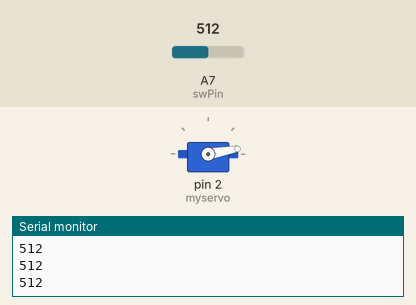
A sketch run on a simulated Arduino Nano, built with avr-gcc and run on an emulated ATmega328P. Parts: servo, the last lines printed to the serial monitor. Inputs (shaded band) come from the test bench; at power-on: A7 (swPin) = 512. Random numbers use the default seed unless the sketch sets one.

Above: at 1.5 s.
1.6 s: A7 (swPin) set to 994
3.3 s: A7 (swPin) set to 1019
At 3.93 s:
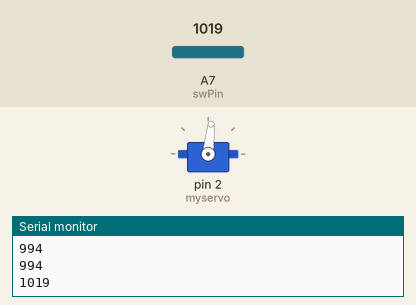
8.9 s: A7 (swPin) set to 990
10.4 s: A7 (swPin) set to 1010
At 12.5 s:
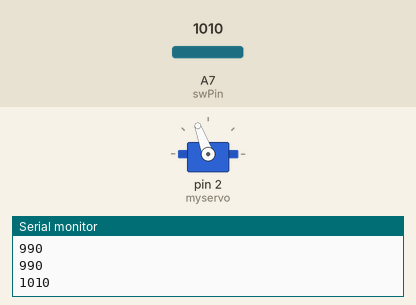
At 15.0 s:
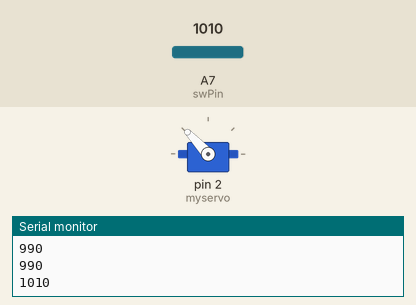
Timing chart, 0 to 24.9 s (numbered marks = the images above; inputs shaded):
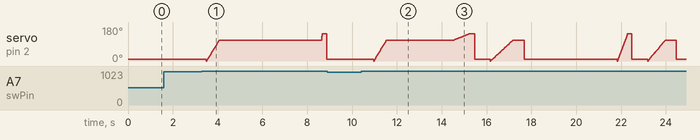

The sketch:

code.ino
```cpp
#include <Servo.h>

Servo myservo;

int swPin = A7;
int inputVal = 0;

void setup() {
  myservo.attach(2);
  Serial.begin(9600);
  myservo.write(10);
}


int inchide(){
  int viteza1 = random(1,10);
  int viteza2 = random(1,50);
  int bec = random(1,10);
  if(bec > 2){
    for(int pos = 0; pos <= 110; pos++){
        myservo.write(pos);
        delay(viteza1);
      }
      delay (random(100,5000));
      for(int pos = 110; pos <= 145; pos++){
        myservo.write(pos);
        delay(viteza2);
      }
      delay(200);
      myservo.write(10);
  }

  if(bec == 1){
    for(int pos = 0; pos <= 110; pos++){
        myservo.write(pos);
        delay(viteza1);
      }
      delay(500);
      myservo.write(10);
      delay(random(1000,6000));
            for(int pos = 0; pos <= 145; pos++){
        myservo.write(pos);
        delay(3);
      }
      delay(200);
      myservo.write(10);
  }
}

void loop() {
  inputVal = analogRead(swPin);
  Serial.println (inputVal);

  if(inputVal > 1000){
    inchide();
  }
 delay(700);
}
```

Measured:
- the behaviour switches between 1000 and 1001 on A7 (swPin) (found by bisection; images 0 and 1)
